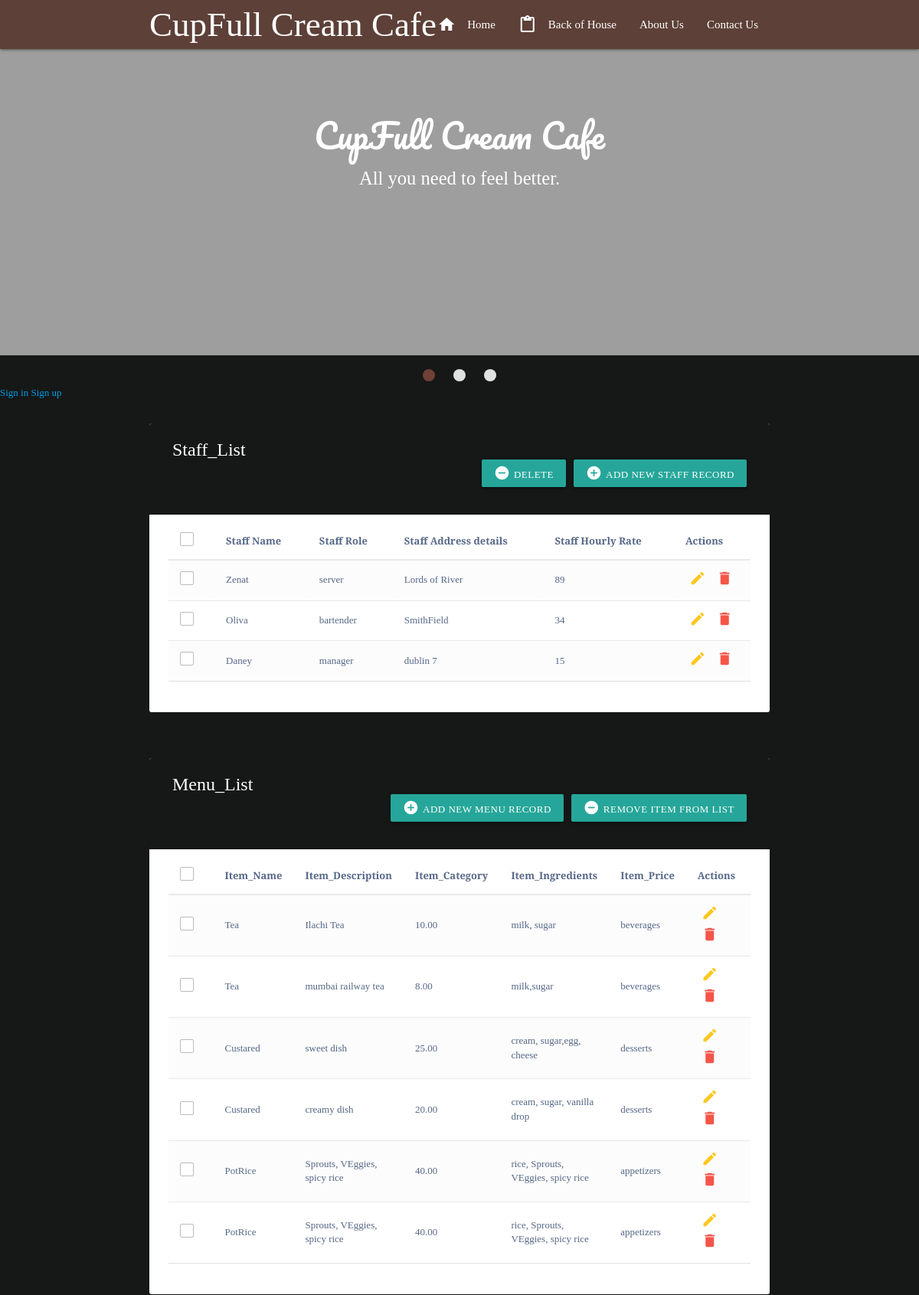
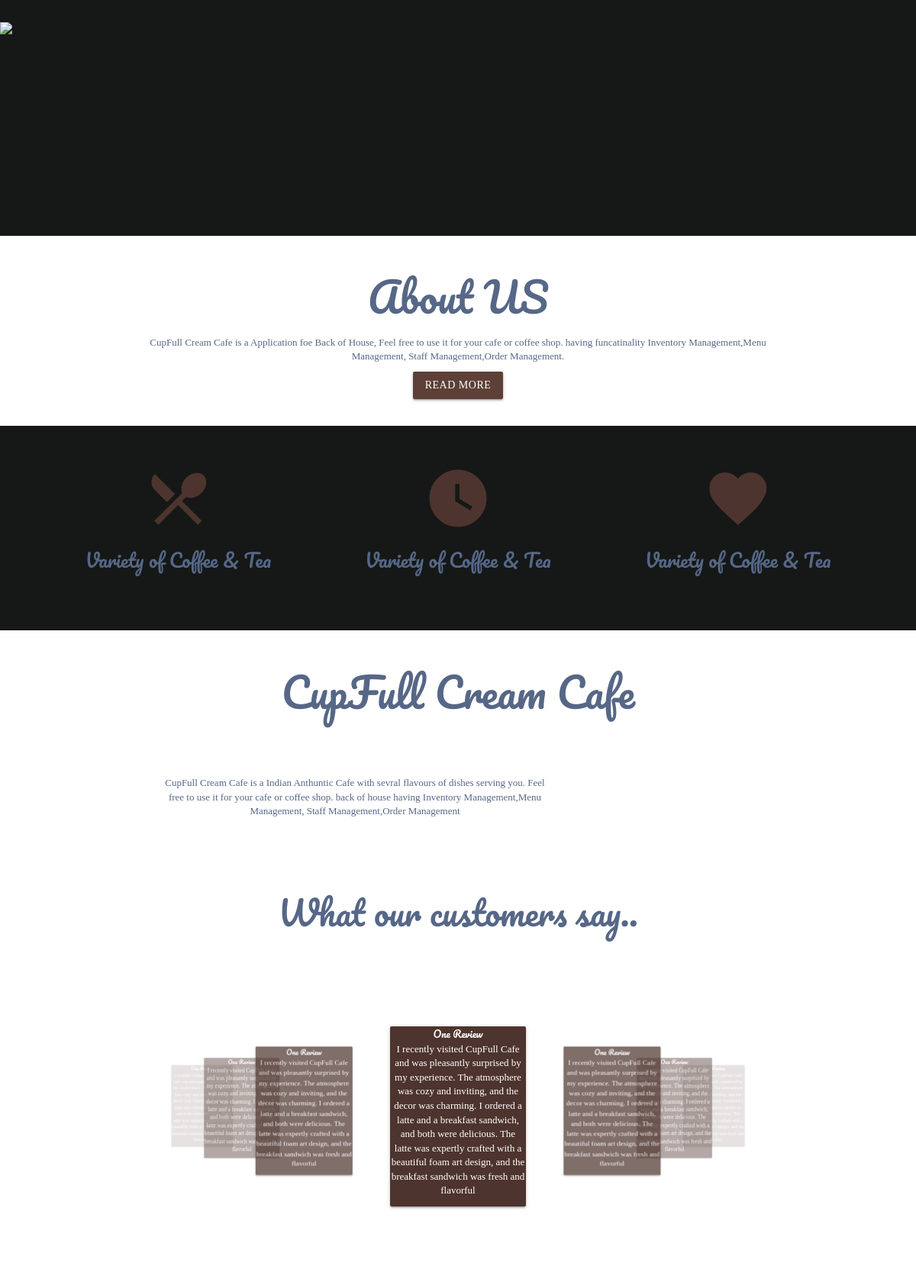
Screenshot of /CafeCoffeeDay/home (upper part) with the database file from the repository (2 pictures, top to bottom).
### CafeCoffeeDay/models.py (models this page shows, shortened)
class CafeCoffeeDay(models.Model):
    coffeeName = models.CharField(max_length=200)
    fName = models.CharField(max_length=300)
    address = models.TextField()
    price = models.IntegerField()

class MenuItem(models.Model):
    item_name = models.CharField(max_length=100)
    item_description = models.TextField()
    item_price = models.DecimalField(max_digits=6, decimal_places=2)
    item_ingredients = models.TextField()
    item_category = models.CharField(max_length=50, choices=(
        ('appetizers', 'Appetizers'),
        ('entrees', 'Entrees'),
        ('desserts', 'Desserts'),
        ('drinks', 'Drinks'),
    ))

### CafeCoffeeDay/views.py (the view)
# urls.py: path('home', views.index, name='home'),
def index(request):
    cafeshop = CafeCoffeeDay.objects.all()
    menuitem = MenuItem.objects.all()
    context = {
        'cafeshop': cafeshop,
        'menuitem': menuitem,
    }
    return render(request, 'index.html', context)

### templates/index.html (shortened to what this page needs)
<!DOCTYPE html>
<html lang="en">
{% load static %}
<head>
<link rel="stylesheet" href="https://maxcdn.bootstrapcdn.com/font-awesome/4.7.0/css/font-awesome.min.css">
<link rel="stylesheet" href="https://maxcdn.bootstrapcdn.com/bootstrap/3.3.7/css/bootstrap.min.css">
    <link rel="stylesheet" href="https://cdnjs.cloudflare.com/ajax/libs/materialize/1.0.0/css/materialize.min.css">
  {% load static %}
  <body>
    <div class="navbar-fixed">
        <nav class=" brown darken-2 ">
            <div class="nav-wrapper container">
              <a href="#" class="brand-logo">CupFull Cream Cafe</a>
              <ul id="nav-mobile" class="right hide-on-med-and-down">
                <li><a href="#"> Home<i class="material-icons left">home</i></a></li>
                <li><a href="#section white center">Back of House<i class="material-icons left">content_paste</i></a></li>
                <li><a href="#aboutus">About Us</a></li>
                <li><a href="#contact">Contact Us</a></li>
              </ul>
            </div>
        </nav>
    </div>
    <div class="slider">
        <ul class="slides">
            <li>
                <img src="https://cdn.pixabay.com/photo/2017/07/31/19/27/coffee-2560260_1280.jpg" alt="">
                <div class="caption center-align white-text ">
                    <h3>CupFull Cream Cafe</h3>
                    <h5 class="light text-lighten-3">All you need to feel better.</h5>
                </div>
            </li>
        </ul>
    </div>
  <div>
      {% if user.is_authenticated %}
                    <div class="table-title"> <h4>Here you are, {{user.username}}...Back of House</h4>
                    <a href="{% url 'sign_out' %}">Sign out</a>
                {% else %}
                    <a href="{% url 'sign_in' %}">Sign in</a>
                    <a href="{% url 'sign_up' %}">Sign up</a>
                {% endif %}
      </div>
    <div class="container">
        <div class="table-wrapper">
            <div class="table-title">
                <div class="row">
                    <div class="caption left-align white-text ">
						<h2>Staff_List</b></h2>
					</div>
					<div class="caption right-align white-text ">
						<a href="#addCoffeeModal" class="btn btn-success" data-toggle="modal"><i class="material-icons">&#xE147;</i> <span>Add New Staff Record</span></a>
						<a href="#deleteCoffeeModal" class="btn btn-danger" data-toggle="modal"><i class="material-icons">&#xE15C;</i> <span>Delete</span></a>
					</div>
                </div>
            </div>
            <table class="table table-striped table-hover">
                <thead>
                    <tr>
						<th>
							<span class="custom-checkbox">
								<label for="selectAll"></label>
							</span>
						</th>
						<th>Staff Name</th>
                        <th>Staff Role</th>
						<th>Staff Address details</th>
                        <th>Staff Hourly Rate</th>
                        <th>Actions</th>
                    </tr>
                </thead>
                <tbody>
                	{% for i in cafeshop %}
                    <tr>
						<td>
							<span class="custom-checkbox">
								<label for="checkbox1"></label>
							</span>
						</td>
						<td>{{i.fName}}</td>
                        <td>{{i.coffeeName}}</td>
                        <td>{{i.address}}</td>
                        <td>{{i.price}}</td>
                        <td>
                            <a href="#editCoffeeModal-{{forloop.counter}}" class="edit" data-toggle="modal"><i class="material-icons" data-toggle="tooltip" title="Edit">&#xE254;</i></a>
                            <a href="#deleteCoffeeModal-{{forloop.counter}}" class="delete" data-toggle="modal"><i class="material-icons" data-toggle="tooltip" title="Delete">&#xE872;</i></a>
                        </td>
                    </tr>
					{% endfor %}
                </tbody>
            </table>
        </div>
    </div>
    <div class="container">
        <div class="table-wrapper">
            <div class="table-title">
                <div class="row">
                    <div class="caption left-align white-text ">
						<h2>Menu_List</b></h2>
					</div>
					<div class="caption right-align white-text ">
						<a href="#removeMenuCoffeeModal" class="btn btn-danger" data-toggle="modal"><i class="material-icons">&#xE15C;</i> <span>Remove Item From List</span></a>
						<a href="#addMenuCoffeeModal" class="btn btn-success" data-toggle="modal"><i class="material-icons">&#xE147;</i> <span>Add New Menu Record</span></a>
					</div>
                </div>
            </div>
            <table class="table table-striped table-hover">
                <thead>
                    <tr>
						<th>
							<span class="custom-checkbox">
								<label for="selectAll"></label>
							</span>
						</th>
						<th>Item_Name</th>
                        <th>Item_Description</th>
                        <th>Item_Category</th>
                        <th>Item_Ingredients</th>
                        <th>Item_Price</th>
                        <th>Actions</th>
                    </tr>
                </thead>
                <tbody>
                	{% for m in menuitem %}
                    <tr>
						<td>
							<span class="custom-checkbox">
								<label for="checkbox1"></label>
							</span>
						</td>
						<td>{{m.item_name}}</td>
                        <td>{{m.item_description}}</td>
                        <td>{{m.item_price}}</td>
                        <td>{{m.item_ingredients}}</td>
                        <td>{{m.item_category}}</td>
                         <td>
                            <a href="#editCoffeeModal-{{forloop.counter}}" class="edit" data-toggle="modal"><i class="material-icons" data-toggle="tooltip" title="Edit">&#xE254;</i></a>
                            <a href="#deleteCoffeeModal-{{forloop.counter}}" class="delete" data-toggle="modal"><i class="material-icons" data-toggle="tooltip" title="Delete">&#xE872;</i></a>
                        </td>
                    </tr>
					{% endfor %}
                </tbody>
            </table>
		 </div>
    </div>
    <div class="parallax-container">
        <div class="parallax"><img src="https://cdn.pixabay.com/photo/2019/02/04/17/20/cafeteria-3975175_1280.jpg"></div>
    </div>
    <div class="section white center" id="aboutus">
        <div class="row container">
            <h2 class="header">About US</h2>
            <p class="gray-text text-darken-3">CupFull Cream Cafe is a Application foe Back of House,  Feel free
                to use it for your cafe or coffee shop. having funcatinality  Inventory Management,Menu Management,
                Staff Management,Order Management.</p>
            <a href="#" class="btn waves-effect waves-light brown darken-2">Read More</a>
        </div>
    </div>
    <div class="row" style="padding-left: 50px; padding-right: 50px;">
        <div class="col s12 l4 center" style="padding: 50px;">
            <i class="material-icons large brown-text text-darken-3">local_dining</i>
            <h5 class="header">Variety of Coffee & Tea</h5>
        </div>
        <div class="col s12 l4 center" style="padding: 50px;">
            <i class="material-icons large brown-text text-darken-3">watch_later</i>
            <h5 class="header">Variety of Coffee & Tea</h5>
        </div>
        <div class="col s12 l4 center" style="padding: 50px;">
            <i class="material-icons large brown-text text-darken-3">favorite</i>
            <h5 class="header">Variety of Coffee & Tea</h5>
        </div>
    </div>
      <div class="section white center">
        <h2 class="header">CupFull Cream Cafe</h2>
        <div class="row container">
            <div class="col l8 s12 center-align move">
               CupFull Cream Cafe is a Indian Anthuntic Cafe with sevral flavours of dishes serving you. Feel free
                to use it for your cafe or coffee shop. back of house having Inventory Management,Menu Management,
                Staff Management,Order Management
            </div>
            <div class="col l4 s12 center">
            </div>
        </div>
    </div>
    <div class="section white center">
        <h3 class="header">What our customers say..</h3>
        <div class="carousel myreviews" style="margin-bottom: 30px;">
            <a href="#" class="carousel-item">
                <div class="row">
                    <div class="col s12">
                        <div class="card panel brown darken-3">
                            <span class="white-text">One Review</span>
                            <p class="white-text">I recently visited CupFull Cafe and was pleasantly surprised by my experience. The atmosphere was cozy and inviting, and the decor was charming. I ordered a latte and a breakfast sandwich, and both were delicious.
                            The latte was expertly crafted with a beautiful foam art design, and the breakfast sandwich was fresh and flavorful                        </div>
                    </div>
                </div>
            </a>
            <a href="#" class="carousel-item">
                <div class="row">
                    <div class="col s12">
                        <div class="card panel brown darken-3">
                            <span class="white-text">One Review</span>
                            <p class="white-text">I recently visited CupFull Cafe and was pleasantly surprised by my experience. The atmosphere was cozy and inviting, and the decor was charming. I ordered a latte and a breakfast sandwich, and both were delicious.
                            The latte was expertly crafted with a beautiful foam art design, and the breakfast sandwich was fresh and flavorful                       </div>
                    </div>
                </div>
            </a>
            <a href="#" class="carousel-item">
                <div class="row">
                    <div class="col s12">
                        <div class="card panel brown darken-3">
                            <span class="white-text">One Review</span>
                            <p class="white-text">I recently visited CupFull Cafe and was pleasantly surprised by my experience. The atmosphere was cozy and inviting, and the decor was charming. I ordered a latte and a breakfast sandwich, and both were delicious.
                            The latte was expertly crafted with a beautiful foam art design, and the breakfast sandwich was fresh and flavorful                        </div>
                    </div>
                </div>
            </a>
            <a href="#" class="carousel-item">
                <div class="row">
                    <div class="col s12">
                        <div class="card panel brown darken-3">
                            <span class="white-text">One Review</span>
                            <p class="white-text">I recently visited CupFull Cafe and was pleasantly surprised by my experience. The atmosphere was cozy and inviting, and the decor was charming. I ordered a latte and a breakfast sandwich, and both were delicious.
                            The latte was expertly crafted with a beautiful foam art design, and the breakfast sandwich was fresh and flavorful                        </div>
                    </div>
                </div>
            </a>
            <a href="#" class="carousel-item">
                <div class="row">
                    <div class="col s12">
                        <div class="card panel brown darken-3">
                            <span class="white-text">One Review</span>
                            <p class="white-text">I recently visited CupFull Cafe and was pleasantly surprised by my experience. The atmosphere was cozy and inviting, and the decor was charming. I ordered a latte and a breakfast sandwich, and both were delicious.
                            The latte was expertly crafted with a beautiful foam art design, and the breakfast sandwich was fresh and flavorful                        </div>
                    </div>
                </div>
            </a>
            <a href="#" class="carousel-item">
                <div class="row">
                    <div class="col s12">
                        <div class="card panel brown darken-3">
                            <span class="white-text">One Review</span>
                            <p class="white-text">I recently visited CupFull Cafe and was pleasantly surprised by my experience. The atmosphere was cozy and inviting, and the decor was charming. I ordered a latte and a breakfast sandwich, and both were delicious.
                            The latte was expertly crafted with a beautiful foam art design, and the breakfast sandwich was fresh and flavorful                        </div>
                    </div>
                </div>
            </a>
            <a href="#" class="carousel-item">
                <div class="row">
                    <div class="col s12">
                        <div class="card panel brown darken-3">
                            <span class="white-text">One Review</span>
                            <p class="white-text">I recently visited CupFull Cafe and was pleasantly surprised by my experience. The atmosphere was cozy and inviting, and the decor was charming. I ordered a latte and a breakfast sandwich, and both were delicious.
                            The latte was expertly crafted with a beautiful foam art design, and the breakfast sandwich was fresh and flavorful                        </div>
                    </div>
                </div>
            </a>
        </div>
    </div>
</body>
</html>

### rows the page displays
CafeCoffeeDay: fName "Zenat", coffeeName "server", address "Lords of River", price "89"
CafeCoffeeDay: fName "Oliva", coffeeName "bartender", address "SmithField", price "34"
CafeCoffeeDay: fName "Daney", coffeeName "manager", address "dublin 7", price "15"
MenuItem: item_name "Tea", item_description "Ilachi Tea", item_price "10.00", item_ingredients "milk, sugar", item_category "beverages"
MenuItem: item_name "Tea", item_description "mumbai railway tea", item_price "8.00", item_ingredients "milk,sugar", item_category "beverages"
MenuItem: item_name "Custared", item_description "sweet dish", item_price "25.00", item_ingredients "cream, sugar,egg, cheese", item_category "desserts"
MenuItem: item_name "Custared", item_description "creamy dish", item_price "20.00", item_ingredients "cream, sugar, vanilla drop", item_category "desserts"
MenuItem: item_name "PotRice", item_description "Sprouts, VEggies, spicy rice", item_price "40.00", item_ingredients "rice, Sprouts, VEggies, spicy rice", item_category "appetizers"
MenuItem: item_name "PotRice", item_description "Sprouts, VEggies, spicy rice", item_price "40.00", item_ingredients "rice, Sprouts, VEggies, spicy rice", item_category "appetizers"
